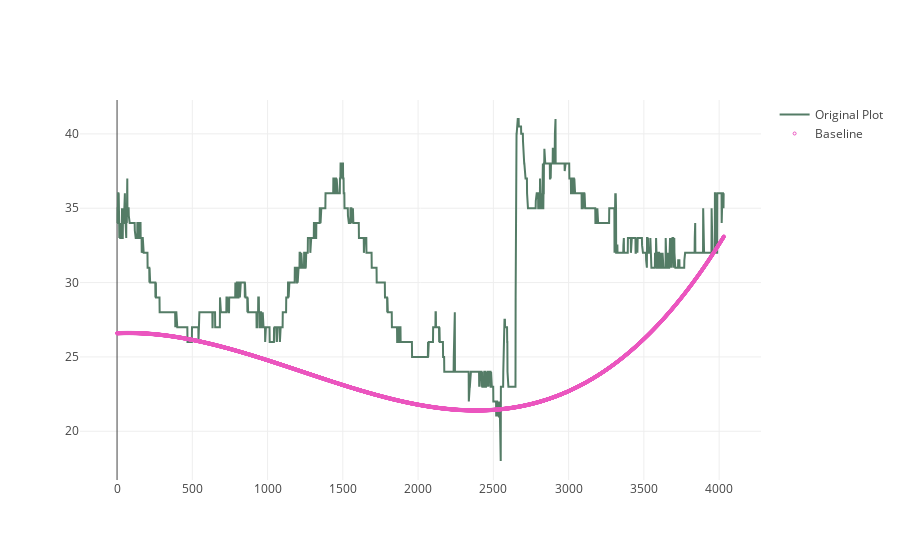

The notebook cell saved with this chart:
### Code cell
import peakutils

import plotly.plotly as py
from plotly.graph_objs import *
from plotly.offline import download_plotlyjs, init_notebook_mode, plot, iplot
init_notebook_mode(connected=True)
import plotly.graph_objs as go
baseline_values = peakutils.baseline(funs.ajustado.TEMPERATURA[100:-1])

trace = go.Scatter(
    x=[j for j in range(len(funs.ajustado.TEMPERATURA[100:-1]))],
    y=funs.ajustado.TEMPERATURA[100:-1],
    mode='lines',
    marker=dict(
        color='#547C66',
    ),
    name='Original Plot'
)

trace2 = go.Scatter(
    x=[j for j in range(len(funs.ajustado.TEMPERATURA[100:-1]))],
    y=baseline_values,
    mode='markers',
    marker=dict(
        size=3,
        color='#EB55BF',
        symbol='circle-open'
    ),
    name='Baseline'
)

data = [trace, trace2]
iplot(data, filename='milk-production-plot-with-baseline')

### Figure 1 — Plotly figure (JSON) as saved in the notebook; plotly's stock layout.template omitted (floating-point values rounded to 4 significant figures; data arrays with more than 128 entries replaced by an {"elided": "..."} marker saying what was removed)
{"data": [{"marker": {"color": "#547C66"}, "mode": "lines", "name": "Original Plot", "type": "scatter", "uid": "d7f9560c-e479-11e8-b93a-28d244cf609a", "x": {"elided": "4033 int values"}, "y": {"elided": "4033 float values"}}, {"marker": {"color": "#EB55BF", "size": 3, "symbol": "circle-open"}, "mode": "markers", "name": "Baseline", "type": "scatter", "uid": "d7f9560d-e479-11e8-a8dd-28d244cf609a", "x": {"elided": "4033 int values"}, "y": {"elided": "4033 float values"}}], "layout": {}}
